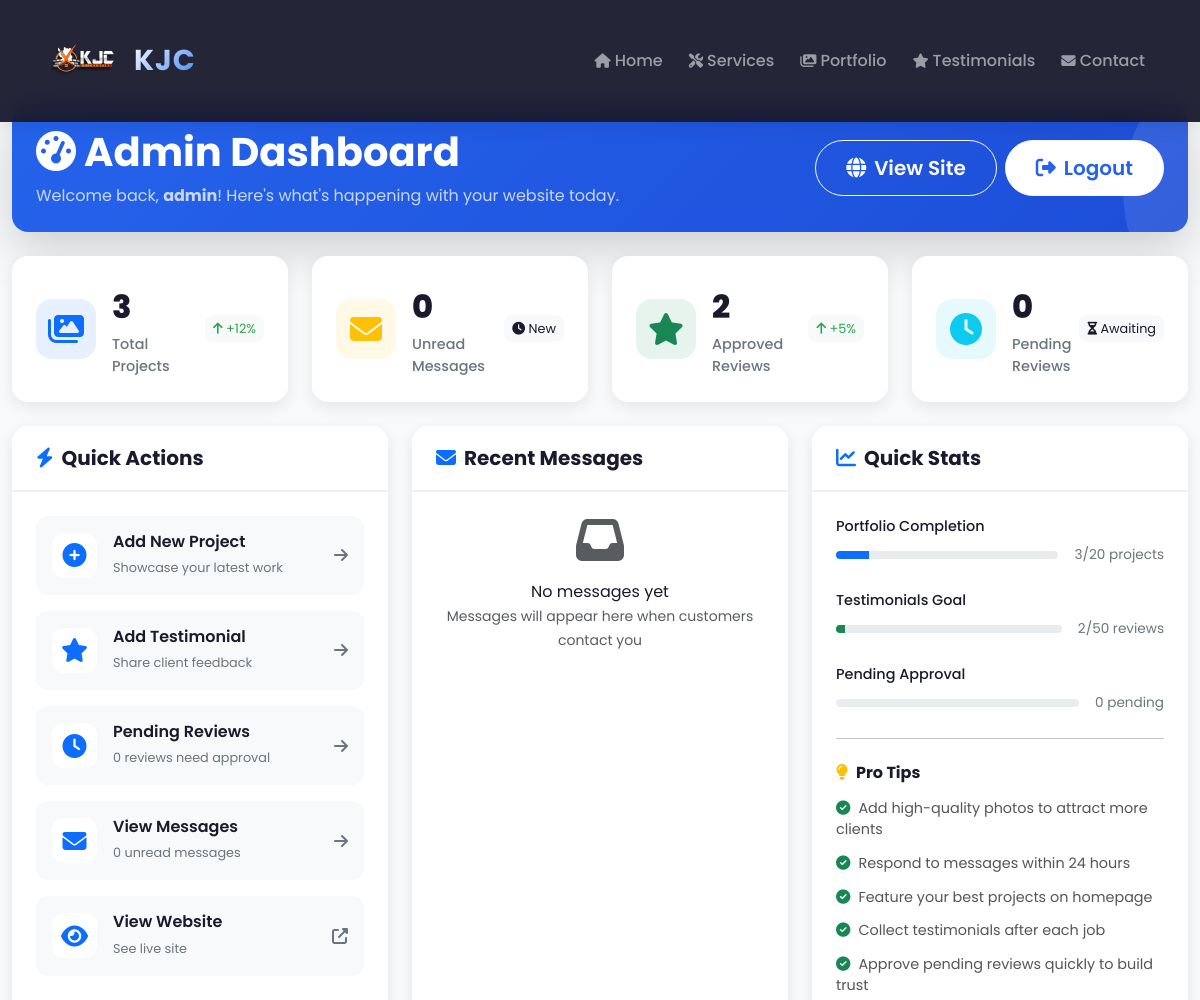
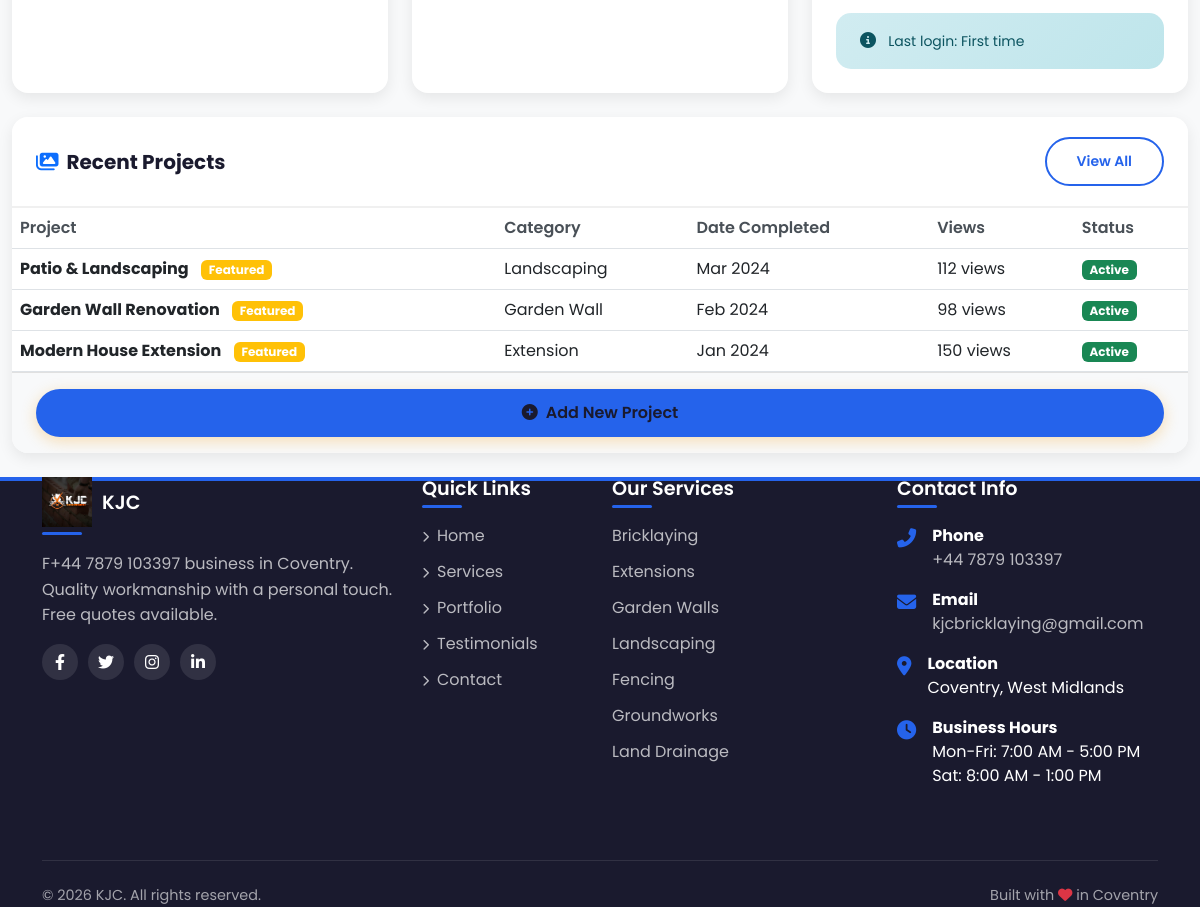
The app's page /admin/dashboard (signed in) with its own data (2 pictures, top to bottom).
### database.py (models this page shows, shortened)
class User(UserMixin, db.Model):
    id = db.Column(db.Integer, primary_key=True)
    username = db.Column(db.String(80), unique=True, nullable=False)
    password_hash = db.Column(db.String(200), nullable=False)
    email = db.Column(db.String(120), unique=True, nullable=False)
    full_name = db.Column(db.String(120))
    avatar = db.Column(db.String(200))
    is_active = db.Column(db.Boolean, default=True)
    last_login = db.Column(db.DateTime)
    created_at = db.Column(db.DateTime, default=datetime.utcnow)
    updated_at = db.Column(db.DateTime, default=datetime.utcnow, onupdate=datetime.utcnow)

class Project(db.Model):
    id = db.Column(db.Integer, primary_key=True)
    title = db.Column(db.String(100), nullable=False)
    description = db.Column(db.Text)
    image_url = db.Column(db.String(200))
    category = db.Column(db.String(50))
    date_completed = db.Column(db.DateTime)
    featured = db.Column(db.Boolean, default=False)
    location = db.Column(db.String(100))
    client_name = db.Column(db.String(100))
    project_type = db.Column(db.String(50))
    before_image_url = db.Column(db.String(200))
    after_image_url = db.Column(db.String(200))
    gallery_images = db.Column(db.Text)  # JSON string of image URLs
    views = db.Column(db.Integer, default=0)
    is_active = db.Column(db.Boolean, default=True)
    slug = db.Column(db.String(200), unique=True)  # SEO-friendly URL
    created_at = db.Column(db.DateTime, default=datetime.utcnow)
    updated_at = db.Column(db.DateTime, default=datetime.utcnow, onupdate=datetime.utcnow)

### app.py (the view)
@app.route('/admin/dashboard')
@login_required
def admin_dashboard():
    projects_count = Project.query.count()
    unread_messages_count = ContactMessage.query.filter_by(read=False).count()
    testimonials_count = Testimonial.query.filter_by(approved=True).count()
    pending_testimonials = Testimonial.query.filter_by(approved=False).count()
    total_messages = ContactMessage.query.count()
    recent_messages = ContactMessage.query.order_by(ContactMessage.date.desc()).limit(5).all()
    recent_projects = Project.query.order_by(Project.created_at.desc()).limit(5).all()
    return render_template('admin/dashboard.html',
                         projects_count=projects_count,
                         messages_count=unread_messages_count,
                         total_messages=total_messages,
                         unread_messages_count=unread_messages_count,
                         testimonials_count=testimonials_count,
                         pending_testimonials=pending_testimonials,
                         recent_messages=recent_messages,
                         recent_projects=recent_projects,
                         now=datetime.now())

### templates/admin/dashboard.html (shortened to what this page needs)
{% extends "base.html" %} {% block content %}
<div class="container-fluid py-4">
  <div class="row mb-4">
    <div class="col-12">
      <div
        class="welcome-card bg-gradient-primary text-white p-4 rounded-4 shadow-lg"
      >
        <div
          class="d-flex justify-content-between align-items-center flex-wrap gap-3"
        >
          <div>
            <h1 class="display-6 fw-bold mb-2">
              <i class="fas fa-tachometer-alt me-2"></i>Admin Dashboard
            </h1>
            <p class="mb-0 opacity-75">
              Welcome back,
              <strong
                >{{ current_user.username if current_user else 'Admin'
                }}</strong
              >! Here's what's happening with your website today.
            </p>
          </div>
          <div>
            <div class="d-flex gap-2">
              <a
                href="{{ url_for('index') }}"
                class="btn btn-outline-light btn-lg"
                target="_blank"
              >
                <i class="fas fa-globe me-2"></i>View Site
              </a>
              <a
                href="{{ url_for('admin_logout') }}"
                class="btn btn-light btn-lg"
                onclick="return confirm('Are you sure you want to logout?');"
              >
                <i class="fas fa-sign-out-alt me-2"></i>Logout
              </a>
            </div>
          </div>
        </div>
      </div>
    </div>
  </div>
  <div class="row g-4 mb-4">
    <div class="col-md-6 col-lg-3" data-aos="fade-up" data-aos-delay="0">
      <div class="stat-card-modern">
        <div class="stat-icon bg-primary bg-opacity-10">
          <i class="fas fa-images text-primary"></i>
        </div>
        <div class="stat-info">
          <h3 class="stat-number">{{ projects_count }}</h3>
          <p class="stat-label">Total Projects</p>
        </div>
        <div class="stat-trend positive">
          <i class="fas fa-arrow-up"></i>
          <span>+12%</span>
        </div>
      </div>
    </div>
    <div class="col-md-6 col-lg-3" data-aos="fade-up" data-aos-delay="100">
      <div class="stat-card-modern">
        <div class="stat-icon bg-warning bg-opacity-10">
          <i class="fas fa-envelope text-warning"></i>
        </div>
        <div class="stat-info">
          <h3 class="stat-number">{{ messages_count }}</h3>
          <p class="stat-label">Unread Messages</p>
        </div>
        <div class="stat-trend">
          <i class="fas fa-clock"></i>
          <span>New</span>
        </div>
      </div>
    </div>
    <div class="col-md-6 col-lg-3" data-aos="fade-up" data-aos-delay="200">
      <div class="stat-card-modern">
        <div class="stat-icon bg-success bg-opacity-10">
          <i class="fas fa-star text-success"></i>
        </div>
        <div class="stat-info">
          <h3 class="stat-number">{{ testimonials_count }}</h3>
          <p class="stat-label">Approved Reviews</p>
        </div>
        <div class="stat-trend positive">
          <i class="fas fa-arrow-up"></i>
          <span>+5%</span>
        </div>
      </div>
    </div>
    <div class="col-md-6 col-lg-3" data-aos="fade-up" data-aos-delay="300">
      <div class="stat-card-modern">
        <div class="stat-icon bg-info bg-opacity-10">
          <i class="fas fa-clock text-info"></i>
        </div>
        <div class="stat-info">
          <h3 class="stat-number">{{ pending_testimonials|default(0) }}</h3>
          <p class="stat-label">Pending Reviews</p>
        </div>
        <div class="stat-trend">
          <i class="fas fa-hourglass-half"></i>
          <span>Awaiting</span>
        </div>
      </div>
    </div>
  </div>
  <div class="row g-4">
    <div class="col-lg-4" data-aos="fade-up" data-aos-delay="0">
      <div class="card-modern h-100">
        <div class="card-header-modern">
          <h5 class="mb-0">
            <i class="fas fa-bolt text-primary me-2"></i>Quick Actions
          </h5>
        </div>
        <div class="card-body p-4">
          <div class="action-buttons">
            <a
              href="{{ url_for('add_project') }}"
              class="action-btn btn-primary-hover"
            >
              <div class="action-icon"><i class="fas fa-plus-circle"></i></div>
              <div class="action-info">
                <h6>Add New Project</h6>
                <small>Showcase your latest work</small>
              </div>
              <i class="fas fa-arrow-right action-arrow"></i>
            </a>
            <a
              href="{{ url_for('add_testimonial') }}"
              class="action-btn btn-success-hover"
            >
              <div class="action-icon"><i class="fas fa-star"></i></div>
              <div class="action-info">
                <h6>Add Testimonial</h6>
                <small>Share client feedback</small>
              </div>
              <i class="fas fa-arrow-right action-arrow"></i>
            </a>
            <a
              href="{{ url_for('admin_testimonials') }}"
              class="action-btn btn-warning-hover"
            >
              <div class="action-icon"><i class="fas fa-clock"></i></div>
              <div class="action-info">
                <h6>Pending Reviews</h6>
                <small
                  >{{ pending_testimonials|default(0) }} reviews need
                  approval</small
                >
              </div>
              <i class="fas fa-arrow-right action-arrow"></i>
            </a>
            <a
              href="{{ url_for('view_messages') }}"
              class="action-btn btn-info-hover"
            >
              <div class="action-icon"><i class="fas fa-envelope"></i></div>
              <div class="action-info">
                <h6>View Messages</h6>
                <small>{{ messages_count }} unread messages</small>
              </div>
              <i class="fas fa-arrow-right action-arrow"></i>
            </a>
            <a
              href="{{ url_for('portfolio') }}"
              class="action-btn btn-secondary-hover"
              target="_blank"
            >
              <div class="action-icon"><i class="fas fa-eye"></i></div>
              <div class="action-info">
                <h6>View Website</h6>
                <small>See live site</small>
              </div>
              <i class="fas fa-external-link-alt action-arrow"></i>
            </a>
          </div>
        </div>
      </div>
    </div>
    <div class="col-lg-4" data-aos="fade-up" data-aos-delay="100">
      <div class="card-modern h-100">
        <div
          class="card-header-modern d-flex justify-content-between align-items-center"
        >
          <h5 class="mb-0">
            <i class="fas fa-envelope text-primary me-2"></i>Recent Messages
          </h5>
        </div>
        <div class="card-body p-0">
          <div class="message-list">
            {% for msg in recent_messages %}
            <div class="message-item {% if not msg.read %}unread{% endif %}">
              <div class="message-avatar">
                <i class="fas fa-user-circle"></i>
              </div>
              <div class="message-content">
                <div class="message-header">
                  <strong>{{ msg.name }}</strong>
                  <small class="text-muted"
                    >{{ msg.date.strftime('%d %b %Y') }}</small
                  >
                </div>
                <div class="message-subject">{{ msg.email }}</div>
                <p class="message-preview">{{ msg.message[:80] }}...</p>
              </div>
              <div class="message-actions">
                <a
                  href="#"
                  class="btn btn-sm btn-outline-primary view-message"
                  data-name="{{ msg.name }}"
                  data-email="{{ msg.email }}"
                  data-phone="{{ msg.phone or 'Not provided' }}"
                  data-service="{{ msg.service_type or 'Not specified' }}"
                  data-message="{{ msg.message }}"
                  data-date="{{ msg.date.strftime('%d %B %Y at %H:%M') }}"
                >
                  <i class="fas fa-eye"></i>
                </a>
              </div>
            </div>
            {% else %}
            <div class="empty-state-messages p-4 text-center">
              <i class="fas fa-inbox fa-3x text-muted mb-3"></i>
              <p class="mb-0">No messages yet</p>
              <small class="text-muted"
                >Messages will appear here when customers contact you</small
              >
            </div>
            {% endfor %}
          </div>
        </div>
      </div>
    </div>
    <div class="col-lg-4" data-aos="fade-up" data-aos-delay="200">
      <div class="card-modern h-100">
        <div class="card-header-modern">
          <h5 class="mb-0">
            <i class="fas fa-chart-line text-primary me-2"></i>Quick Stats
          </h5>
        </div>
        <div class="card-body p-4">
          <div class="stats-mini">
            <div class="stats-mini-item">
              <div class="stats-mini-label">Portfolio Completion</div>
              <div class="stats-mini-value">
                <div class="progress">
                  <div
                    class="progress-bar bg-primary"
                    style="width: {{ (projects_count / 20 * 100) if projects_count < 20 else 100 }}%"
                  ></div>
                </div>
                <span>{{ projects_count }}/20 projects</span>
              </div>
            </div>
            <div class="stats-mini-item">
              <div class="stats-mini-label">Testimonials Goal</div>
              <div class="stats-mini-value">
                <div class="progress">
                  <div
                    class="progress-bar bg-success"
                    style="width: {{ (testimonials_count / 50 * 100) if testimonials_count < 50 else 100 }}%"
                  ></div>
                </div>
                <span>{{ testimonials_count }}/50 reviews</span>
              </div>
            </div>
            <div class="stats-mini-item">
              <div class="stats-mini-label">Pending Approval</div>
              <div class="stats-mini-value">
                <div class="progress">
                </div>
                <span>{{ pending_testimonials|default(0) }} pending</span>
              </div>
            </div>
          </div>
          <hr class="my-4" />
          <h6 class="mb-3">
            <i class="fas fa-lightbulb text-warning me-2"></i>Pro Tips
          </h6>
          <ul class="tips-list">
            <li>
              <i class="fas fa-check-circle text-success me-2"></i>Add
              high-quality photos to attract more clients
            </li>
            <li>
              <i class="fas fa-check-circle text-success me-2"></i>Respond to
              messages within 24 hours
            </li>
            <li>
              <i class="fas fa-check-circle text-success me-2"></i>Feature your
              best projects on homepage
            </li>
            <li>
              <i class="fas fa-check-circle text-success me-2"></i>Collect
              testimonials after each job
            </li>
            <li>
              <i class="fas fa-check-circle text-success me-2"></i>Approve
              pending reviews quickly to build trust
            </li>
          </ul>
          <div class="alert alert-info mt-3 mb-0">
            <i class="fas fa-info-circle me-2"></i>
            <small
              >Last login: {{ current_user.last_login.strftime('%d %b %Y %H:%M')
              if current_user and current_user.last_login else 'First time'
              }}</small
            >
          </div>
        </div>
      </div>
    </div>
  </div>
  <div class="row mt-4" data-aos="fade-up">
    <div class="col-12">
      <div class="card-modern">
        <div
          class="card-header-modern d-flex justify-content-between align-items-center"
        >
          <h5 class="mb-0">
            <i class="fas fa-images text-primary me-2"></i>Recent Projects
          </h5>
          <a
            href="{{ url_for('portfolio') }}"
            class="btn btn-sm btn-outline-primary"
            >View All</a
          >
        </div>
        <div class="card-body p-0">
          <div class="table-responsive">
            <table class="table table-hover mb-0">
              <thead class="bg-light">
                <tr>
                  <th>Project</th>
                  <th>Category</th>
                  <th>Date Completed</th>
                  <th>Views</th>
                  <th>Status</th>
                </tr>
              </thead>
              <tbody>
                {% for project in recent_projects %}
                <tr>
                  <td>
                    <strong>{{ project.title }}</strong>
                    {% if project.featured %}<span class="badge bg-warning ms-2"
                      >Featured</span
                    >{% endif %}
                  </td>
                  <td>{{ project.category or 'General' }}</td>
                  <td>
                    {{ project.date_completed.strftime('%b %Y') if
                    project.date_completed else 'N/A' }}
                  </td>
                  <td>{{ project.views }} views</td>
                  <td>
                    {% if project.is_active %}<span class="badge bg-success"
                      >Active</span
                    >{% else %}<span class="badge bg-secondary">Inactive</span
                    >{% endif %}
                  </td>
                </tr>
                {% endfor %}
              </tbody>
            </table>
          </div>
        </div>
        {% if recent_projects %}
        <div class="card-footer-modern">
          <a href="{{ url_for('add_project') }}" class="btn btn-primary w-100"
            ><i class="fas fa-plus-circle me-2"></i>Add New Project</a
          >
        </div>
        {% endif %}
      </div>
    </div>
  </div>
</div>
{% endblock %}

### records on screen
User: username "admin", last_login "First time"
Project: title "Patio & Landscaping", featured "Featured", category "Landscaping", date_completed "Mar 2024", views "112", is_active "Active"
Project: title "Garden Wall Renovation", featured "Featured", category "Garden Wall", date_completed "Feb 2024", views "98", is_active "Active"
Project: title "Modern House Extension", featured "Featured", category "Extension", date_completed "Jan 2024", views "150", is_active "Active"

### other values on screen
{{ projects_count }} "3"
{{ messages_count }} "0"
{{ testimonials_count }} "2"
{{ pending_testimonials|default(0) }} "0"
